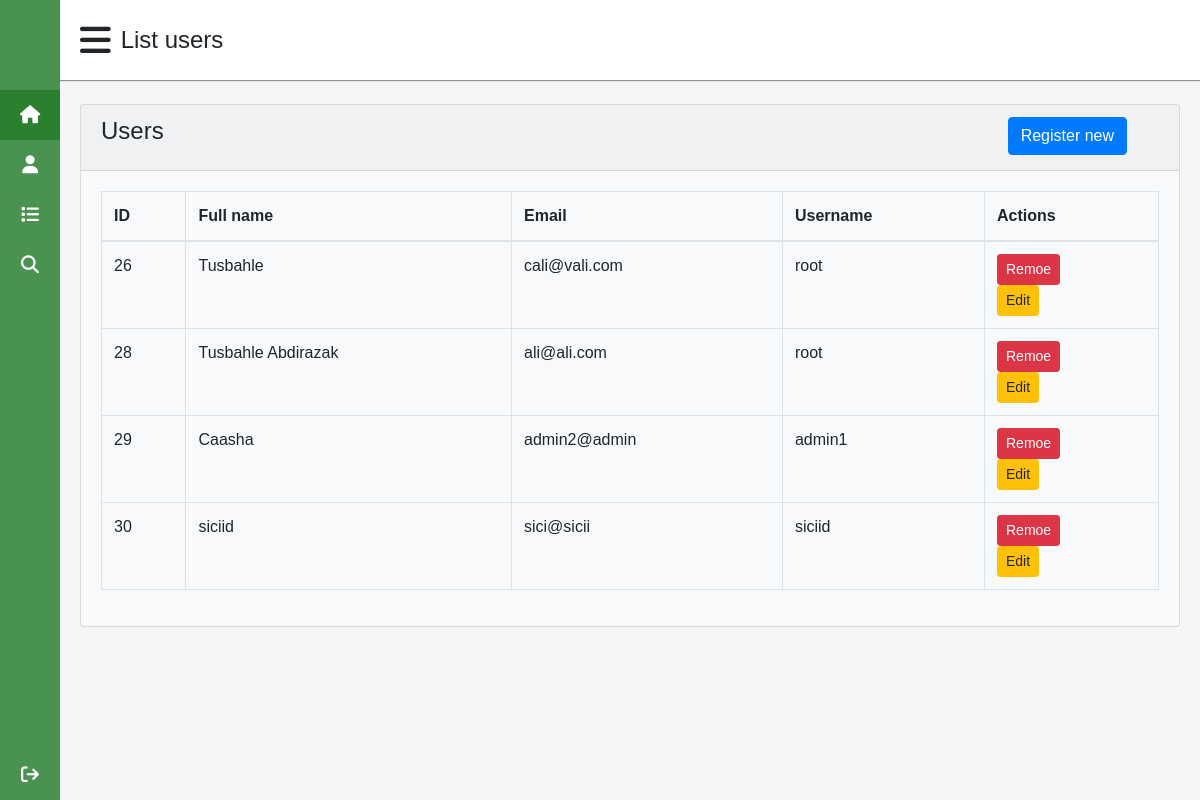
/list_users.php (signed in), run on the app's committed database.
### tables this page shows
CREATE TABLE `users` (
  `id` int NOT NULL,
  `fullname` varchar(50) DEFAULT NULL,
  `email` varchar(50) NOT NULL,
  `username` varchar(30) NOT NULL,
  `PASSWORD` varchar(255) DEFAULT NULL,
  `created_att` date DEFAULT NULL
);

### list_users.php (the view, shortened to what this page needs)
<?php
$pageTitle = 'List users';
include_once('./includes/head.php');
include_once('./includes/sidebar.php');
include_once('./includes/navbar.php');
?>
<div class="main-content">
        <div class="card bg-light">
                <div class="card-header">
                        <div class="row">
                                <div class="col-md-10">
                                        <h4 class="card-title">Users</h4>
                                </div>
                                <div class="col-md-2">
                                        <a href="register-user.php" class="btn btn-primary">Register new</a>
                                </div>
                        </div>
                </div>
                <div class="card-body">
                        <?php
                        $conn = getConnection();
                        $result = $conn->query("SELECT * FROM users ");
                        if ($result->num_rows == 0) {
                                echo 'No data found';
                        } else {
                        ?>
                <table class="table table-bordered">
                        <thead>
                                <tr>
                                        <th>ID</th>
                                        <th>Full name</th>
                                        <th>Email</th>
                                        <th>Username</th>
                                        <th>Actions</th>
                                </tr>
                        </thead>
                        <tbody>
                                <?php  while ($row = $result->fetch_assoc()){ ?>
                                <tr >
                                        <td><?php echo $row['id']; ?></td>
                                        <td><?php echo $row['fullname']; ?></td>
                                        <td><?php echo $row['email']; ?></td>
                                        <td><?php echo $row['username']; ?></td>
                                        <td>
                                                <form action="./remove-user.php" method="POST">
                                                <button  type="submit" name="id" value="<?php echo $row['id']; ?>" class="btn btn btn-danger btn-sm">Remoe</button>
                                                </form>
                                                <form action="./edit-user.php" method="POST">
                                                <button  type="submit" name="id" value="<?php echo $row['id']; ?>" class="btn btn btn-warning btn-sm">Edit</button>
                                                </form>
                                        </td>
                                </tr>
                                <?php }?>
                        </tbody>
                </table>
                        <?php
                        }
                        ?>
                </div>
        </div>
</div>
<?php include_once('./includes/footer.php') ?>

### includes/head.php (shortened to what this page needs)
<!DOCTYPE html>
<html>
<head>
  <link rel="stylesheet" href="https://cdnjs.cloudflare.com/ajax/libs/font-awesome/6.5.0/css/all.min.css">
    <link rel="stylesheet" href="./assets/css/bootstrap.min.css" type="text/css">
    <link href="./assets/css/main.css" type="text/css" rel="stylesheet" />
</head>
<body>

### includes/sidebar.php (shortened to what this page needs)
<div class="sidebar">
        <div class="brand-detail">
            <span class="brand-name">Task App</span>
        </div>
        <ul class="nav-links">
            <li>
                <a href="./index.php" class="active">
                    <i class="fa-solid fa-house"></i>
                    <span class="links_name">Dashboard</span>
                </a>
            </li>
            <li>
                <a href="./list_users.php" class="">
                    <i class="fa-solid fa-user"></i>
                    <span class="links_name">List users</span>
                </a>
            </li>
            <li>
                <a href="./list_tasks.php" class="">
                    <i class="fa-solid fa-list"></i>
                    <span class="links_name">List tasks</span>
                </a>
            </li>
            <li>
                <a href="./tasks-reports.php" class="">
                    <i class="fa-solid fa-search"></i>
                    <span class="links_name">task report</span>
                </a>
            </li>
            <li class="log_out">
                <a href="./logout.php" class="">
                    <i class="fa fa-sign-out" aria-hidden="true"></i>
                    <span class="links_name">Log out</span>
                </a>
            </li>
        </ul>
    </div>

### includes/navbar.php
<section class="main">
    <nav>
        <div class="sidebar-button">
            <i role="button" class='fa-solid fa-bars sidebarBtn'></i>
            <span class="dashboard"><?php echo isset($pageTitle) ?  $pageTitle : 'Task app' ?></span>
        </div>
    </nav>

### includes/footer.php (shortened to what this page needs)
</section>
</body>
</html>

### assets/css/main.css (style rules this page uses)
* { margin: 0; padding: 0; box-sizing: border-box; font-family: 'Poppins', sans-serif; }
.sidebar { position: fixed; height: 100%; width: 240px; background: #4a924f; }
.sidebar .brand-detail { height: 80px; display: flex; align-items: center; }
.sidebar .brand-detail .brand-name { color: #fff; font-size: 24px; font-weight: 500; }
.sidebar .nav-links { margin-top: 10px; }
.sidebar .nav-links li { position: relative; list-style: none; height: 50px; }
.sidebar .nav-links li a { height: 100%; width: 100%; display: flex; align-items: center; text-decoration: none; }
.sidebar .nav-links li a.active { background: #2b8030; }
.sidebar .nav-links li i { min-width: 60px; text-align: center; font-size: 18px; color: #fff; }
.sidebar .nav-links li a .links_name { color: #fff; font-size: 15px; font-weight: 400; white-space: nowrap; }
.sidebar .nav-links .log_out { position: absolute; bottom: 0; width: 100%; }
.main { position: relative; background: #f5f5f5; min-height: 100vh; width: calc(100% - 240px); left: 240px; transition: all 0.5s ease; }
.main nav { display: flex; justify-content: space-between; height: 80px; background: #fff; align-items: center; position: fixed; width: calc(100% - 240px); left: 240px; z-index: 100; padding: 0 20px; box-shadow: 0 1px 1px rgba(0, 0, 0, 0.4); }
.main nav .sidebar-button { display: flex; align-items: center; font-size: 24px; font-weight: 500; }
nav .sidebar-button i { font-size: 35px; margin-right: 10px; }
.main .main-content { position: relative; padding: 20px; padding-top: 104px; }
@media (max-width: 1240px) { .sidebar { width: 60px; } }
@media (max-width: 1240px) { .main { width: calc(100% - 60px); left: 60px; } }
@media (max-width: 1240px) { .main nav { width: calc(100% - 60px); left: 60px; } }

### data on the page
users: id "26", fullname "Tusbahle", email "cali@vali.com", username "root"
users: id "28", fullname "Tusbahle Abdirazak", email "ali@ali.com", username "root"
users: id "29", fullname "Caasha", email "admin2@admin", username "admin1"
users: id "30", fullname "siciid", email "sici@sicii", username "siciid"

### other printed values
$pageTitle "List users"
